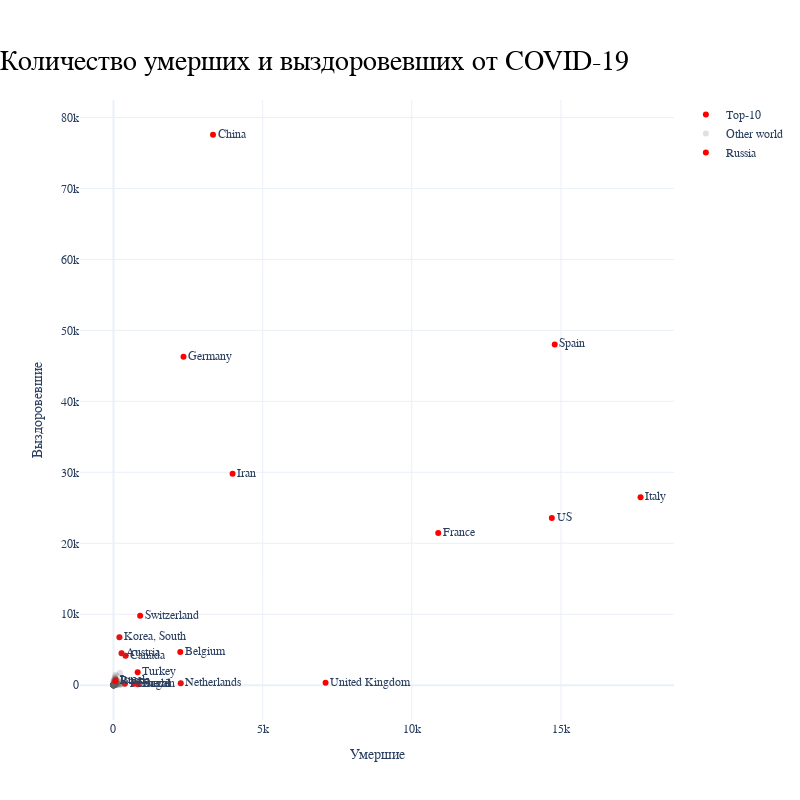

Notebook cell for this chart:
### Code cell
fig = go.Figure()


fig.add_trace(go.Scatter(x = top['Deaths'], y = top['Recovered'],
                         mode = 'markers+text',
                         text = top.index,
                         textposition = 'middle right',
                         marker_color = 'rgba(255,0,0,1)',
                         name = 'Top-10'
                        ))

fig.add_trace(go.Scatter(x = others['Deaths'], y = others['Recovered'],
                         mode = 'markers',
                         text = others.index,
                         marker_color = 'rgba(100,100,100,.2)',
                         name = 'Other world'
                        ))

fig.add_trace(go.Scatter(x = russia['Deaths'], y = russia['Recovered'],
                         mode = 'markers+text',
                         text = russia.index,
                         textposition = 'middle right',
                         marker_color = 'rgba(255,0,0,1)',
                         name = 'Russia'
                        ))

fig.update_layout(
    template = 'plotly_white',
    font = {'family': 'PT Sans Caption'},
    width=800, height=800,
    title={
    'text': "Количество умерших и выздоровевших от COVID-19",        
    #'y':0.87,        
    'x':0,        
    'font':{
            'family': 'PT Serif',
            'size': 28,
            'color': 'rgb(0,0,0)'},
        'xanchor': 'left',
        'yanchor': 'top'},
    xaxis_title="Умершие",
    yaxis_title="Выздоровевшие",
                  
                 )

fig.show()

### Figure 1 — Plotly figure (JSON) as saved in the notebook; plotly's stock layout.template omitted (floating-point values rounded to 4 significant figures; data arrays with more than 128 entries replaced by an {"elided": "..."} marker saying what was removed)
{"data": [{"marker": {"color": "rgba(255,0,0,1)"}, "mode": "markers+text", "name": "Top-10", "text": ["US", "Spain", "Italy", "France", "Germany", "China", "Iran", "United Kingdom", "Turkey", "Belgium", "Switzerland", "Netherlands", "Canada", "Brazil", "Portugal", "Austria", "Korea, South", "Israel", "Russia", "Sweden"], "textposition": "middle right", "type": "scatter", "x": [14695, 14792, 17669, 10887, 2349, 3337, 3993, 7111, 812, 2240, 895, 2255, 407, 819, 380, 273, 200, 73, 63, 687], "y": [23559, 48021, 26491, 21452, 46300, 77567, 29812, 345, 1846, 4681, 9800, 272, 4154, 127, 196, 4512, 6776, 801, 580, 205]}, {"marker": {"color": "rgba(100,100,100,.2)"}, "mode": "markers", "name": "Other world", "text": {"elided": "173 str values"}, "type": "scatter", "x": {"elided": "173 int values"}, "y": {"elided": "173 int values"}}, {"marker": {"color": "rgba(255,0,0,1)"}, "mode": "markers+text", "name": "Russia", "text": ["Russia"], "textposition": "middle right", "type": "scatter", "x": [63], "y": [580]}], "layout": {"font": {"family": "PT Sans Caption"}, "height": 800, "title": {"font": {"color": "rgb(0,0,0)", "family": "PT Serif", "size": 28}, "text": "Количество умерших и выздоровевших от COVID-19", "x": 0, "xanchor": "left", "yanchor": "top"}, "width": 800, "xaxis": {"title": {"text": "Умершие"}}, "yaxis": {"title": {"text": "Выздоровевшие"}}}}
